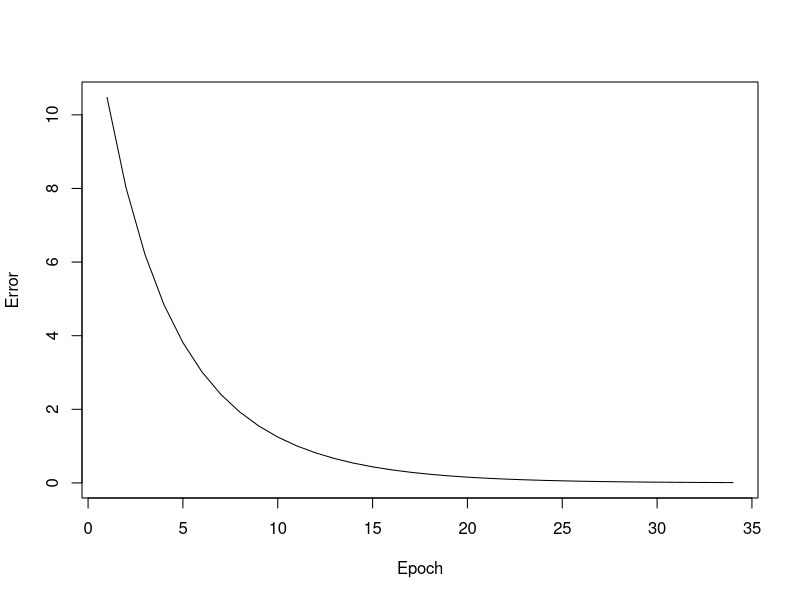
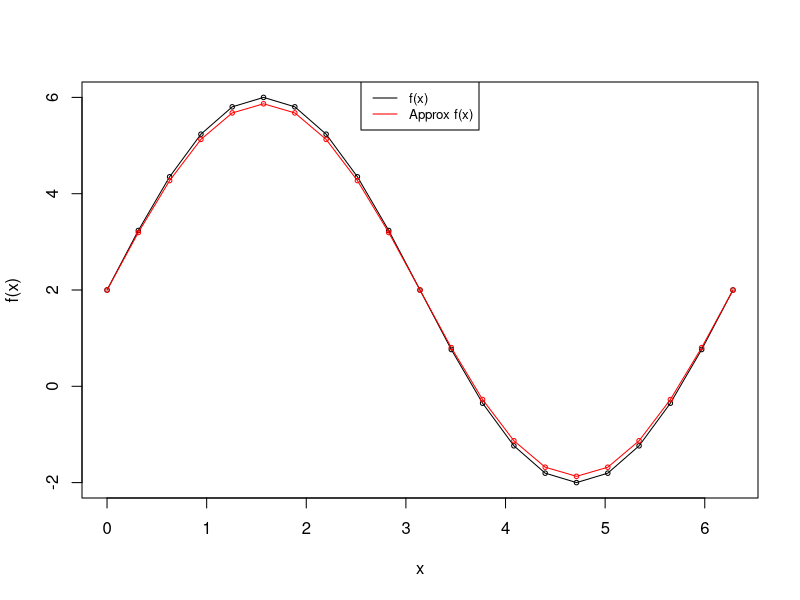

Recreate these plots in R, in order.
#Adaline Example 
#Book: Introdução a Ciência de Dados - Uma perspectiva de redes neurais artificias e reconhecimento de padrões



#xin -> matrix containing the data (without the labels)
#yd -> labels of the data
#eta -> training step (η)
#tol -> tolerable error
#maxepocas -> maximum number of training iterations (number of times it will iterate over the complete xin)
#par -> indicates whether or not the xin matrix contains an artificailly introduced column of 1s. 
#           1 means that we should include it ourselves and 0 that it's already there
trainAdaline <- function(xin, yd, eta, tol, maxepocas, par){
  
  dimXin<-dim(xin)
  N <- dimXin[1] # number of X lines 
  n <- dimXin[2] # number of X columns
  
  #initializing the weights matrix. Initially they will contain random numbers (runif -> uniform distribution)
  if(par==1){
    wt <- as.matrix(runif(n+1)-0.5)
    xin<-cbind(1, xin)
  }else{
    wt <- as.matrix(runif(n)-0.5)
  }
  
  nepocas <- 0
  eepoca <- tol+1 #eepoca is the error found in one epoch
  
  #we will store the error of every epoch in this variable evec
  evec <- matrix(nrow=1, ncol=maxepocas)
  
  #training each epoch
  while((nepocas < maxepocas) && (eepoca>tol)){
    
    #squared error
    ei2 <- 0
    xseq <- sample(N)
    
    #iterating over the dataset
    for(i in 1:N){
      
      irand <- xseq[i]
      yhati <- 1.0*((xin[irand,] %*% wt))
      ei <- yd[irand] - yhati
      
      #creating the delta w vector
      dw <- eta*ei*xin[irand,]
      
      #adjusting the weights for the next iterations
      wt <- wt+dw
      
      ei2 <- ei2 + ei*ei
    }
    
    nepocas <- nepocas+1
    evec[nepocas] <- ei2/N
    
    eepoca <- evec[nepocas]
    
  }
  
  #returning a list containing the weights and the error on each epoch 
  retlist <- list(wt, evec[1:nepocas])
  
  return (retlist)
}

approximate <- function(value,trainedModel){
  
  #Fixed: Had forgotten to use cbind()
  return ( cbind(1,value) %*% trainedModel)
}


#Testing the Adaline function

#we will try to approximate the function f(x) = 4x+2,
#where x = sin(t)


#---------collecting test data-----------
t<-matrix(seq(0, 2*pi, 0.1*pi), ncol=1)
x<-sin(t)
y<-matrix((4*x)+2, ncol=1)
#----------------------------------------

trainedModel <-trainAdaline(x,y, 0.01, 0.01, 50, 1)
w <- trainedModel[[1]]
error<-trainedModel[[2]]

plot(error, type="l", xlab="Epoch", ylab="Error")

print(w)

#yhat <- numeric(length=length(x))


yhat <- as.numeric(lapply(x, approximate, trainedModel=w))


#compare yhat to y
plot(t, y, xlab = "x", ylab = "f(x)", type="n")
lines(t, y, type = "o", col="black", pch=21, cex=0.6)
lines(t, t(yhat), type = "o", col="red", pch=21, cex=0.6)
legend("top", legend=c("f(x)", "Approx f(x)"),
       col=c("black", "red"), lty=1:1, cex=0.8)





